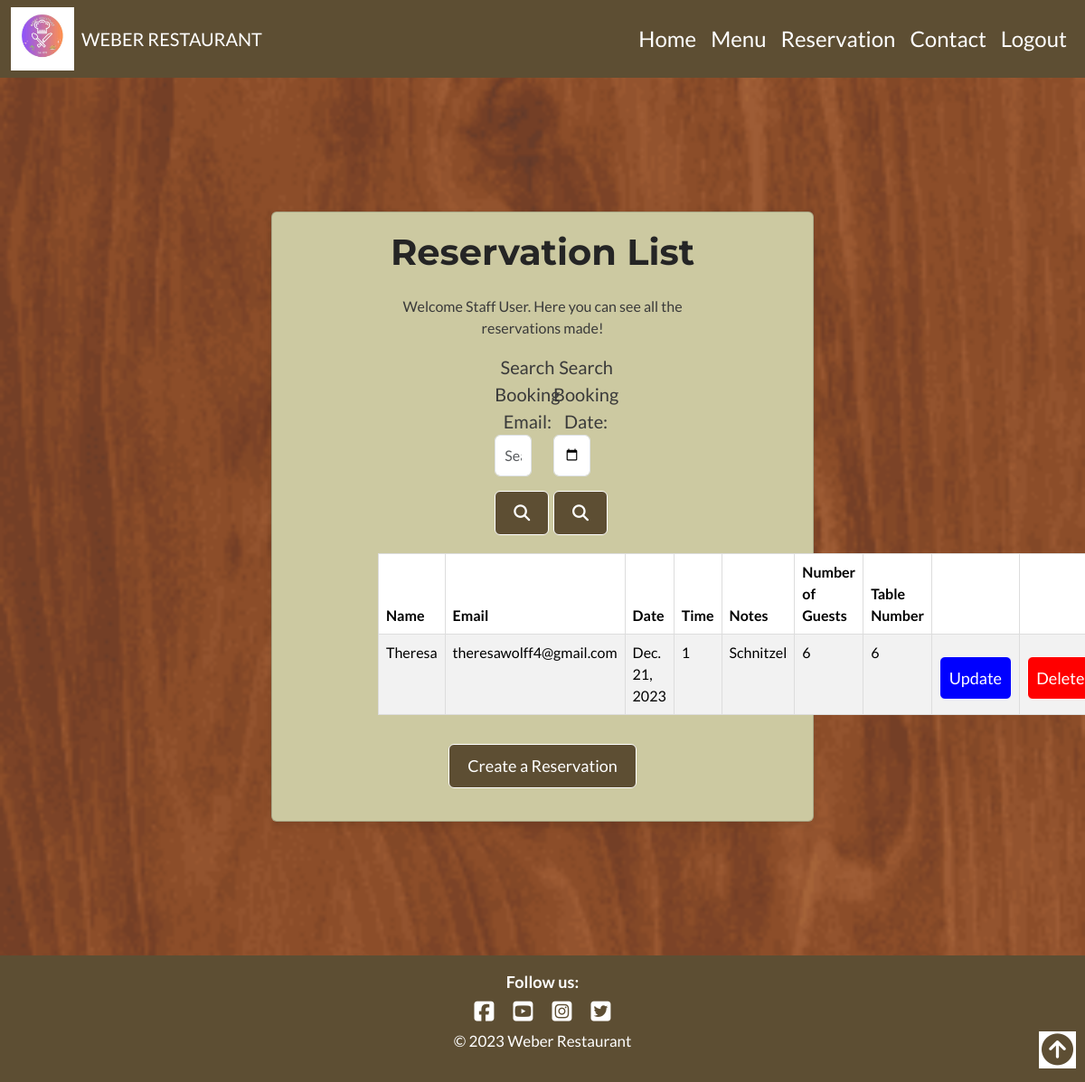
The page /reservation_list (signed in) on the database its author committed.
### reservations/models.py (models this page shows, shortened)
class Reservations(models.Model):
    user = models.ForeignKey(User, on_delete=models.CASCADE)
    name = models.CharField(max_length=100)
    customer_email = models.EmailField(max_length=150)
    date = models.DateField()
    time = models.IntegerField(choices=RESERVATION_TIME, default=1)
    notes = models.TextField(null=True, blank=True) # This is not a required field
    table = models.ForeignKey('Table', on_delete=models.CASCADE)
    number_of_guests = models.IntegerField()
    created = models.DateTimeField(auto_now_add=True)

class Table(models.Model):
    table_number = models.IntegerField(unique=True)
    capacity = models.IntegerField(choices=CAPACITY, default=2)
    def __str__(self):
        return str(self.table_number)

### reservations/views.py (the view)
# urls.py: path('reservation_list', Reservation_List_View.as_view(), name='reservation_list'),
class Reservation_List_View(ListView):
    model = Reservations
    template_name = "reservation_list.html"
    context_object_name = 'reservations'
    def get_queryset(self):
        if self.request.user.is_staff:
            queryset = super().get_queryset()
            booking_email = self.request.GET.get('booking_email')
            booking_date = self.request.GET.get('booking_date')
            if booking_email:  # If booking_email is not None
                queryset = queryset.filter(customer_email=booking_email)
            if booking_date:
                queryset = queryset.filter(date=booking_date)
            queryset = queryset.filter(
                date__gte=datetime.date.today()-datetime.timedelta(days=1))
            return queryset
        else:
            return Reservations.objects.filter(user=self.request.user)
    def get_context_data(self, **kwargs):
        context = super().get_context_data(**kwargs)
        context['search_form'] = SearchReservationForm(
            self .request.GET or None)
        context['navbar'] = 'view'
        return context

### reservations/forms.py
class SearchReservationForm(forms.Form):
    booking_email = forms.EmailField(
        label='Search Booking Email',
        required=False,
        widget=forms.TextInput(
            attrs={
                'autocomplete': 'off',
                'aria-label': 'Search Booking by Email',
                'placeholder': 'Search Booking Email',
                'class': 'form-control'
            }))
    booking_date = forms.DateField(
        label='Search Booking Date',
        required=False,
        widget=forms.DateInput(
            attrs={
                'class': 'form-control',
                'type': 'date',
                'autocomplete': 'off',
                'aria-label': 'Search Bookings by date',
                'placeholder': 'Search Booking Date',
                }))

### templates/reservation_list.html (shortened to what this page needs)
{% extends "base.html" %} {% block content %}
<head>
</head>
<body>
<div class="wrapper">
  <div class="container form-style w-50 card card-body mt-5 mb-5" style="background-color: #CCC9A1; margin-bottom: 40px;" id="signin">
  <h2 class="text-center">Reservation List</h2>
  <div class="row reservation-container">
    <div class="col-10 col-md-8 text-center reservations-table m-3 mx-auto">
      {% if user.is_authenticated %} {% if request.user.is_staff %}
      <p>Welcome Staff User. Here you can see all the reservations made!</p>
      <div class="row justify-content-center">
        <form method='GET' action="{% url 'reservation_list' %}" class="col-10 col-md-4 col-lg-2">
          {{ search_form.booking_email.label_tag }} {{ search_form.booking_email }}
          <button class="btn btn-success mt-3 w-20 text-center" type='submit' value="Search Booking by ref"
            aria-label="Click to search by booking ref">
            <i class="fas fa-search"></i>
          </button>
        </form>
        <form method='GET' action="{% url 'reservation_list' %}" class="col-10 col-md-4 col-lg-2">
          {{ search_form.booking_date.label_tag }} {{ search_form.booking_date }}
          <button class="btn btn-success mt-3 w-20 text-center" type='submit' value="Search Booking by ref"
            aria-label="Click to search by date">
            <i class="fas fa-search"></i>
          </button>
        </form>
      </div>
      {% endif %}
      {% endif %}
  <table class="table table-striped table-hover table-responsive">
    <thead>
      <tr>
        <th>Name</th>
        <th>Email</th>
        <th>Date</th>
        <th>Time</th>
        <th>Notes</th>
        <th>Number of Guests</th>
        <th>Table Number</th>
        <th></th>
        <th></th>
      </tr>
    </thead>
    <tbody>
      {% for reservation in reservations %}
      <tr>
        <td>{{ reservation.name }}</td>
        <td>{{ reservation.customer_email }}</td>
        <td>{{ reservation.date }}</td>
        <td>{{ reservation.time }}</td>
        <td>{{ reservation.notes }}</td>
        <td>{{ reservation.number_of_guests }}</td>
        <td>{{ reservation.table }}</td>
        <td>
            <a class="btn btn-success mt-3 w-20 text-center" href="{% url 'reservation_edit' reservation.pk %}" style="background-color: blue; padding: 0.6rem;">Update</a>
        </td>
        <td>
          <a class="btn btn-success mt-3 w-20 text-center" href="{% url 'reservation_delete' reservation.pk %}" style="background-color: red; padding: 0.6rem;">Delete</a>
        </td>
      </tr>
      {% endfor %}
    </tbody>
  </table>
  <form method="post" action="{% url 'booking' %}">
    <button class="btn btn-success mt-3 w-20 text-center" type="submit">Create a Reservation</button>
  </form>
    </div>
  </div>
  </div>
</div>
</body>
{% endblock %}

### static/css/style.css (style rules this page uses)
* { box-sizing: border-box; text-decoration: none; }
body { font-family: Lato, sans-serif; font-weight: 400; color: #3a3a3a; }
h1, h2 { font-family: Montserrat, sans-serif; font-weight: 700; color: #252525; }
a { color: white !important; }
.wrapper { background: url("../images/about-bg1.png"); background-attachment: fixed; color: white; background-repeat: no-repeat; background-size: cover; padding-top: 100px; padding-bottom: 100px; }
h2 { font-size: 40px; }
#signin { background-color: #f8f9fa; padding: 20px; box-shadow: 0 4px 8px rgba(0, 0, 0, 0.1); color: #3a3a3a; }
label { font-size: 20px; display: inline-block; }
.btn { background-color: #5D4E33; border-color: #fff; transition: all 0.8s ease; font-size: 18px; padding: 10px 20px; }
.form-control { width: 100%; padding: 10px; font-size: 16px; }

### templates/reservation_list.html (style rules this page uses)
table { width: 100%; border-collapse: collapse; margin-top: 20px; }
td, th { padding: 8px; border: 1px solid #ddd; text-align: left; color: black; }
th { background-color: #f2f2f2; }

### rows shown on the page
Reservations: name "Theresa", customer_email "theresawolff4@gmail.com", date "Dec. 21, 2023", time "1", notes "Schnitzel", number_of_guests "6", table "6"

### other values the page prints
{{ search_form.booking_email.label_tag }} "Search Booking Email:"
{{ search_form.booking_date.label_tag }} "Search Booking Date:"
